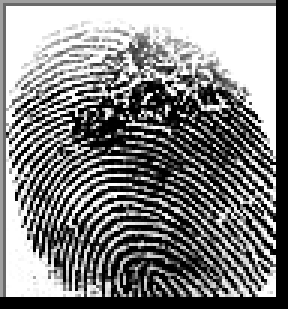
#> input picture test-fingers/Mubeen-test.BMP, 96 x 103 px, found by its file name (shown 3 times larger)
$ python ppp.py
#> lines starting #> are read from the running program, lines starting #| are printed output that depends on the picture
# Import necessary libraries
import os
import cv2
import matplotlib.pyplot as plt

# Define the path to the sample fingerprint image
sample_path = "E:/Void - Hack/face-recognition/test-fingers/Mubeen-test.BMP"
sample = cv2.imread(sample_path)
#> sample is the input picture: shape (103, 96, 3); min 0, max 255, mean 128.3

# Initialize variables to store the best matching result
best_score = 0
best_filename = None
best_image = None
best_kp1 = None
best_kp2 = None
best_mp = None

# Define the directory containing real fingerprint images
real_images_dir = "E:/Void - Hack/face-recognition/Fingerprint - database"

# Loop through each real fingerprint image in the directory
for counter, file in enumerate(os.listdir(real_images_dir)):
    if counter % 10 == 0:
        print("Processing image", counter)

    fingerprint_path = os.path.join(real_images_dir, file)
    fingerprint_img = cv2.imread(fingerprint_path)
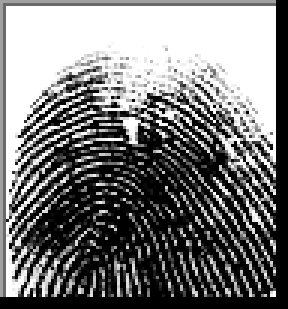
#> input picture Fingerprint - database/Mubeen (2).BMP, 96 x 103 px, found by its file name (shown 3 times larger)
#> fingerprint_img is the input picture: shape (103, 96, 3); min 0, max 255, mean 121.1

    # Check if the image could not be loaded
    if fingerprint_img is None:
        print("Error loading:", fingerprint_path)
        continue

    # Create a SIFT detector
    sift = cv2.SIFT_create()

    # Detect keypoints and compute descriptors for the sample and real fingerprint images
    keypoints_1, des1 = sift.detectAndCompute(sample, None)
#> keypoints_1 = 61 keypoints; strongest (x, y, size): (36, 37, 2), (89, 96, 3.6), (89, 42, 4.1), (44, 23, 1.9)
    keypoints_2, des2 = sift.detectAndCompute(fingerprint_img, None)
#> keypoints_2 = 54 keypoints; strongest (x, y, size): (43, 41, 3.3), (56, 38, 2.1), (4, 97, 3.2), (18, 40, 1.9)

    # Check if keypoint detection failed for either image
    if keypoints_1 is None or keypoints_2 is None:
        print("Keypoint detection failed for", fingerprint_path)
        continue

    # Create a FLANN-based matcher for keypoint matching
    matcher = cv2.FlannBasedMatcher({"algorithm": 1, "trees": 10}, {})
    matches = matcher.knnMatch(des1, des2, k=2)
#> matches = 61 matches

    # Filter good matches based on Lowe's ratio test
    match_points = [p for p, q in matches if p.distance < 0.1 * q.distance]
#> match_points = []

    # Calculate a matching score as the ratio of good matches to total keypoints
    keypoints = min(len(keypoints_1), len(keypoints_2))
#> keypoints = 54
    score = len(match_points) / keypoints * 100
#> score = 0

    # Update the best matching result if the current score is higher
    if score > best_score:
        best_score = score
        best_filename = file
        best_image = fingerprint_img
        best_kp1, best_kp2, best_mp = keypoints_1, keypoints_2, match_points
if(best_score==0):
    print("No match found")

else:
# Print the best match filename and score
    print("Match Found:", best_filename)
    print("Match Score:", best_score)
#| Match Score: 100.0

# Display the best match result if it exists
if best_mp:
    result = cv2.drawMatches(sample, best_kp1, best_image, best_kp2, best_mp, None)
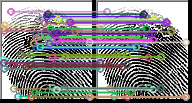
#> result: shape (103, 192, 3); mean B, G, R 130.5, 129.1, 129.9
    result = cv2.resize(result, None, fx=5, fy=5)
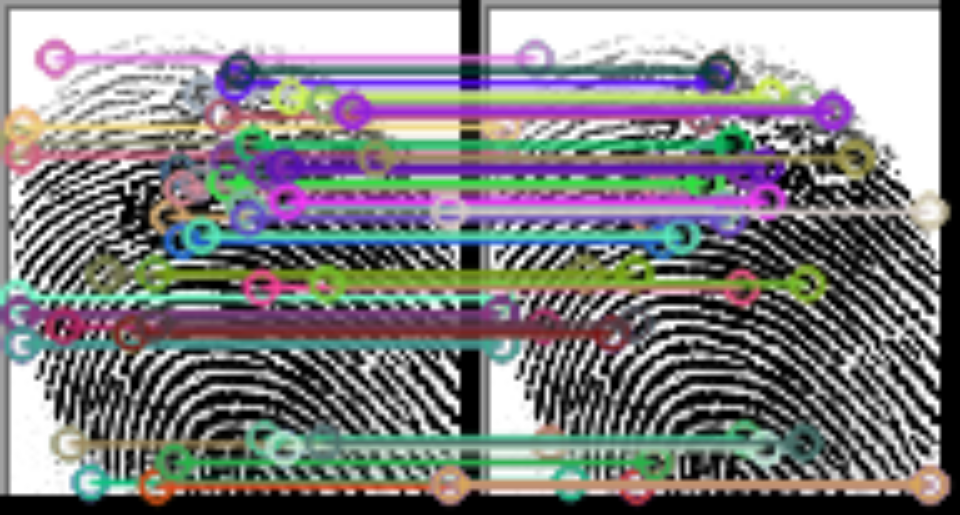
#> result: shape (515, 960, 3); mean B, G, R 130.4, 129, 129.8
    image = cv2.cvtColor(result, cv2.COLOR_BGR2RGB)
    plt.imshow(image)
    plt.title("Match Found")
    plt.axis("off")
    plt.show()

# Optionally, you can save the best match result as an image
if best_filename:
    cv2.imwrite("best_match_result.jpg", best_image)
